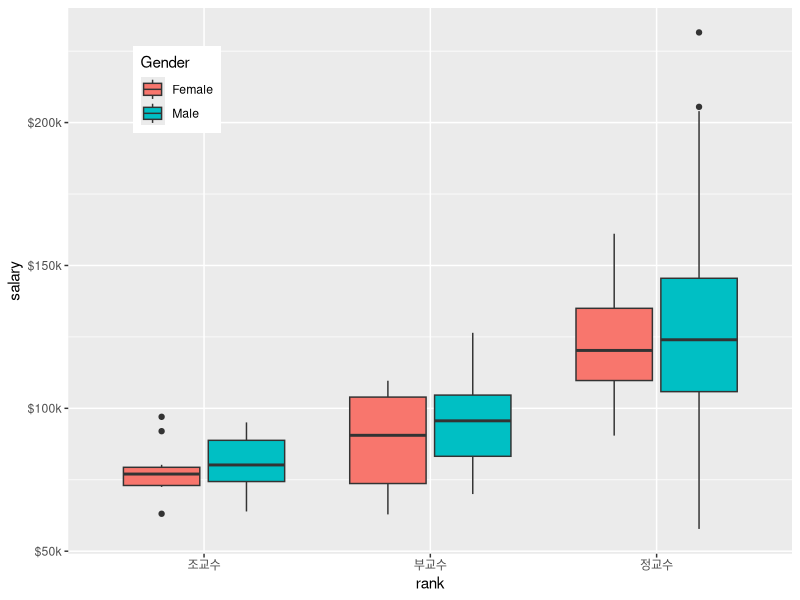
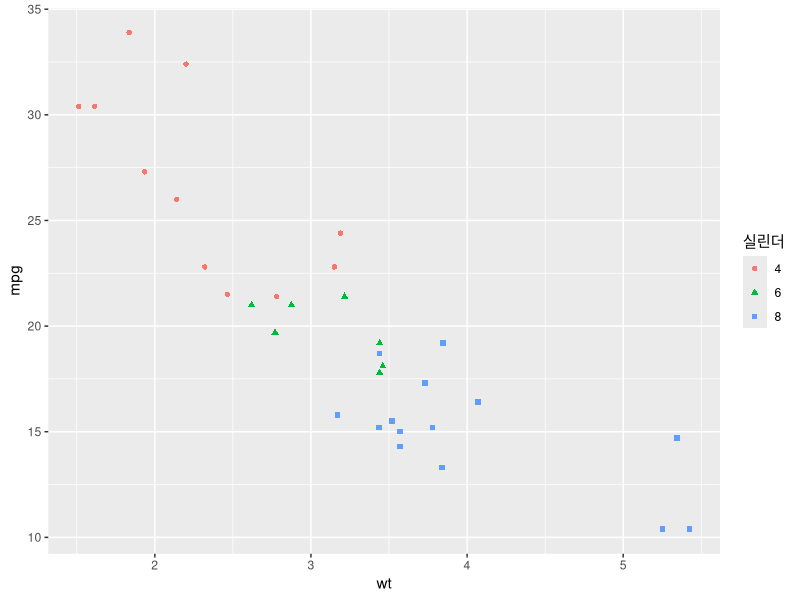
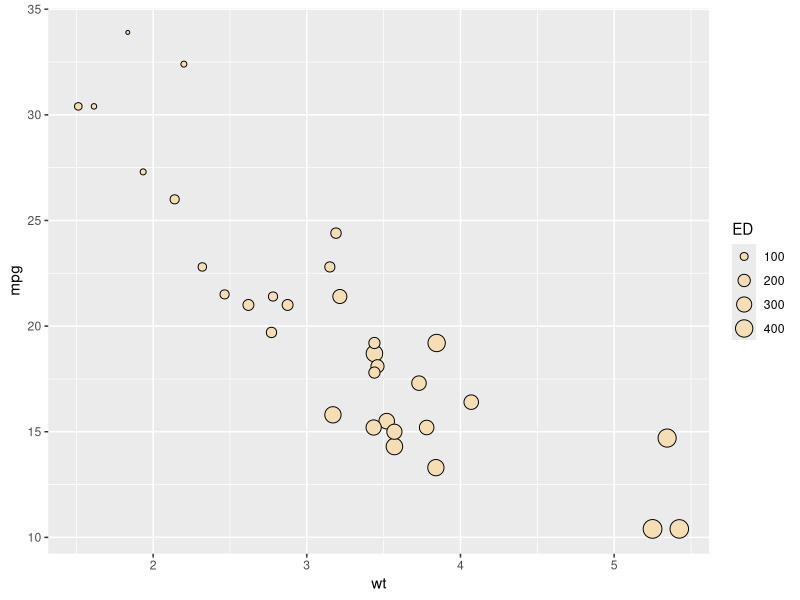
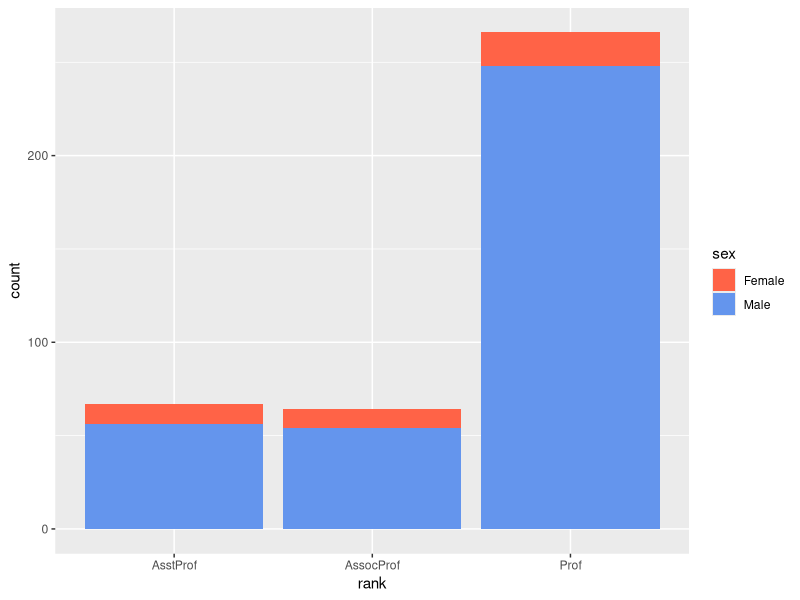
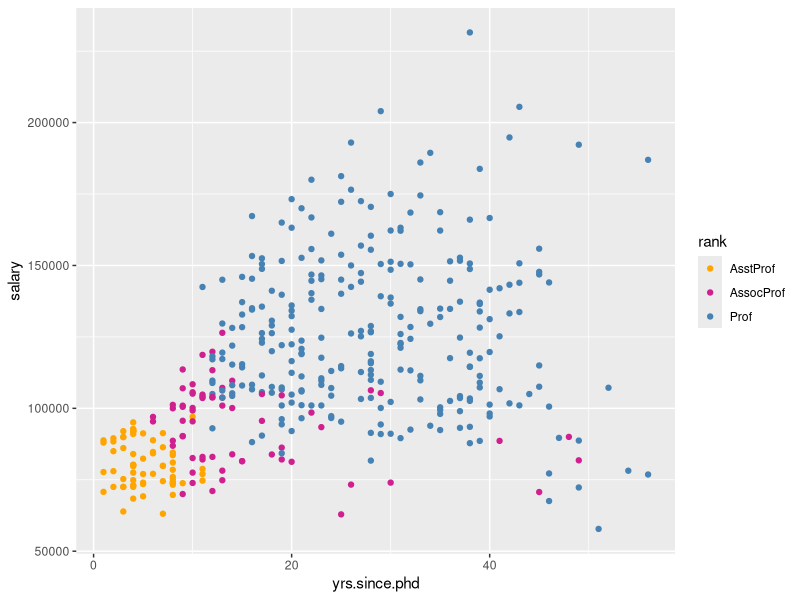
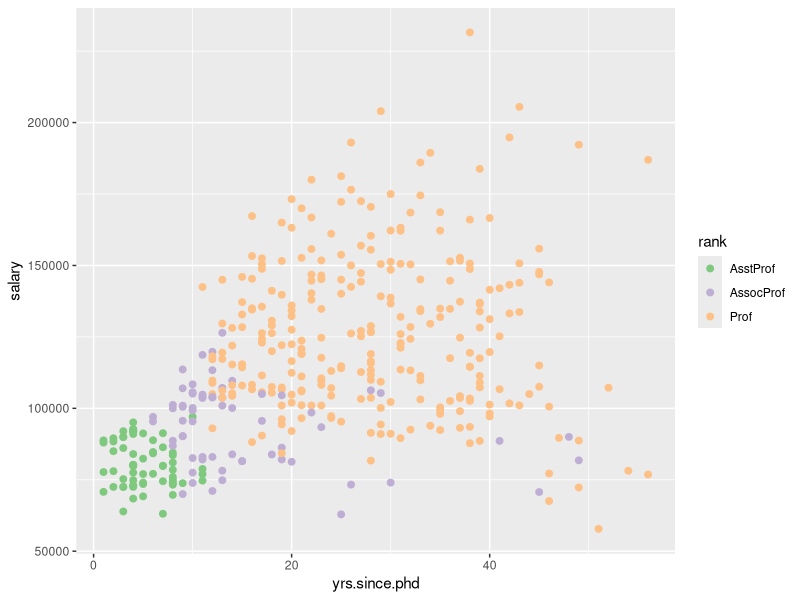
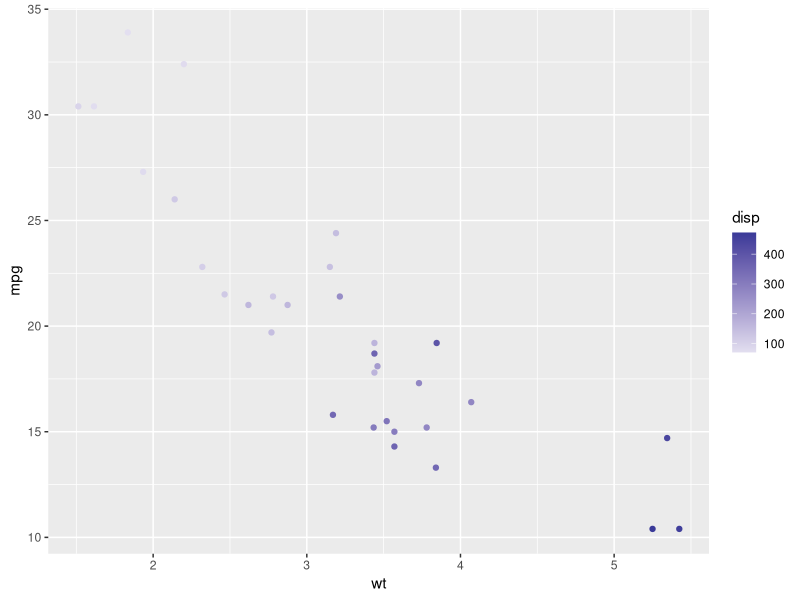
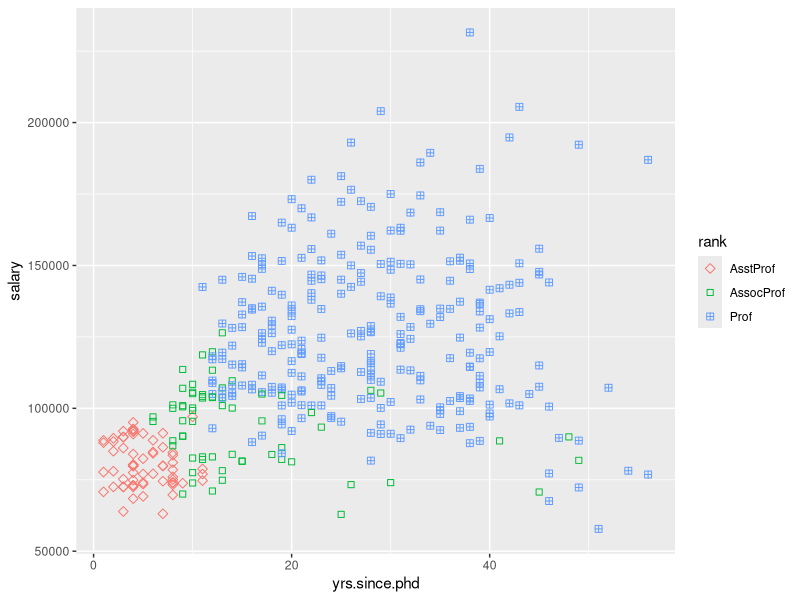

The R script that drew these images, in order:
library(ggplot2)
library(car)

str(Salaries)


# 스케일 함수 = 위치, 색상, 채우기, 크기, 도형등의 그래프 요소에 대한 변경
# scale_<aesthetic>_<name/data type>


# scale_x_discrete()
# scale_x_continuous()
# scale_y_discrete()
# scale_y_continuous()


ggplot(Salaries, aes(x=rank, y=salary, fill=sex)) +
  geom_boxplot() +
  scale_x_discrete(breaks=c('AsstProf', 'AssocProf', 'Prof'),
                   labels=c('조교수', '부교수', '정교수')) + # 이산형 변수 x 레이블
  scale_y_continuous(breaks = c(50000, 100000, 150000, 200000),
                     labels = c('$50k', '$100k', '$150k', '$200k')) + # 연속형 변수 y레이블
  # labs(fill="Gender") + # 범례 제목 변경 (aes에서 지정할때 fill로 지정했어서 fill로 지정)
  scale_fill_discrete(name = 'Gender') + # 위와 동일한 효과, fill로 지정되어 있어서 scale_fill 함수 사용
  theme(legend.position = c(0.15, 0.85)) # top, bottom, left, right, none, c(0.xx, 0.yy)




head(mtcars)

ggplot(mtcars, aes(x=wt, y=mpg, shape=factor(cyl), color=factor(cyl))) +
  geom_point() + 
  # labs(shape='실린더', color='실린더') + # 둘 다 써줘야 함
  scale_shape_discrete(name='실린더') +
  scale_color_discrete(name='실린더') # 둘다 써줘야함



ggplot(mtcars, aes(x=wt, y=mpg, size=disp)) + 
  geom_point(shape=21, color='black', fill='wheat') +
  # labs(size='Engine\nDisplacement')
  scale_size_continuous(name = 'ED')



head(Salaries)

ggplot(Salaries, aes(x=rank, fill=sex)) +
  geom_bar() +
  scale_fill_manual(values = c('tomato', 'cornflowerblue')) # 색깔 지정


ggplot(Salaries, aes(x=yrs.since.phd, y=salary, color=rank)) + 
  geom_point() +
  scale_color_manual(values=c('orange', 'violetred', 'steelblue'))



?RColorBrewer # 범주형 변수 컬러 할당, palette 옵션 설명

ggplot(Salaries, aes(x=yrs.since.phd, y=salary, color=rank)) + 
  geom_point(size=2) +
  scale_color_brewer(palette = 'Accent')



ggplot(mtcars, aes(x=wt, y=mpg, color=disp)) +
  geom_point() +
  scale_color_gradient2() # 연속형 변수의 색상변경



ggplot(Salaries, aes(x=yrs.since.phd, y=salary, color=rank, shape=rank)) +
  geom_point(size=2) +
  scale_shape_manual(values = c(5, 22, 12))













